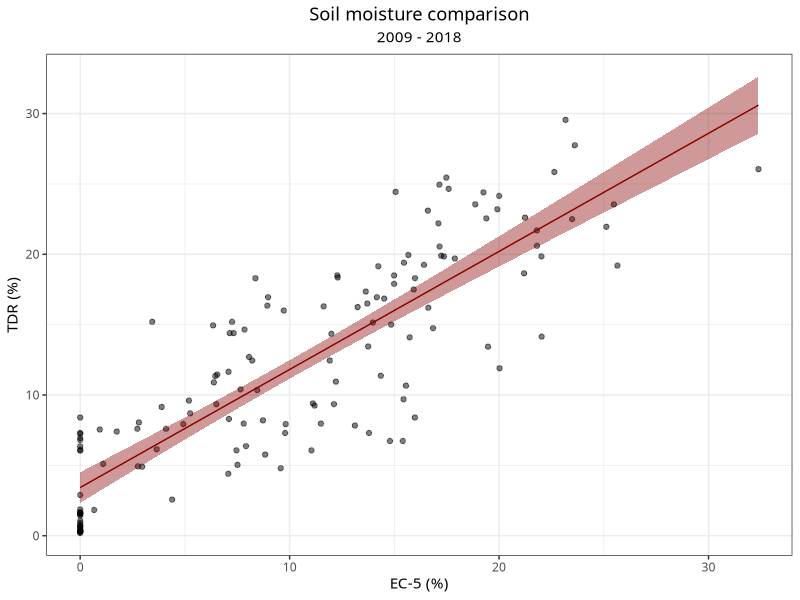
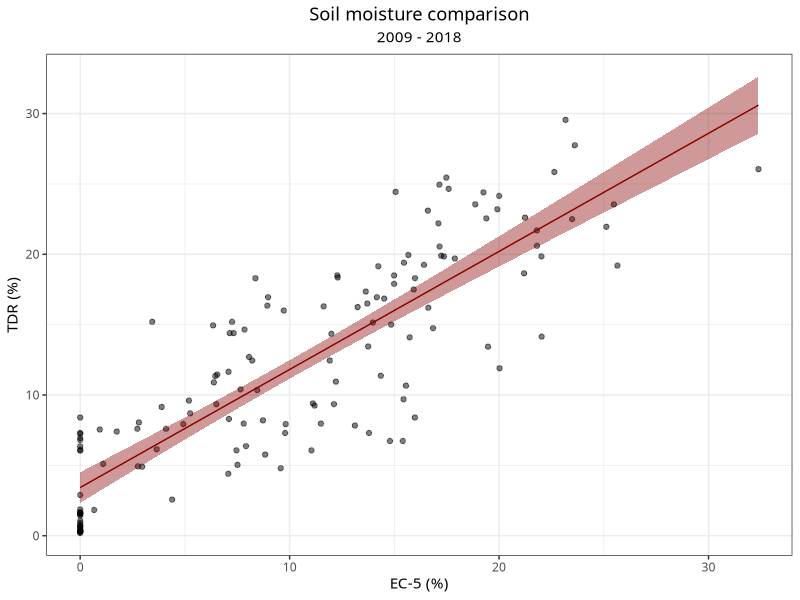

Write the R code that produced these figures, in order.
#loading libraries
library(tidyverse)

#loading data
df <- read.table(
  file = "data/ec5_vs_tdr.csv",
  sep = ";",
  header = TRUE
)

#regression model
m <- lm(
  formula = tdr ~ ec5,
  data = df
  )

#confidence intervals
m.conf <- confint(m)

#summary
summary(m)

#plot
ggplot(data = df) + 
  aes(
    y = tdr,
    x = ec5
  ) + 
  geom_point(alpha = 0.5) + 
  geom_smooth(method = "lm", formula = y ~ x, fill = "red4", color = "red4", size = 0.5) + 
  theme_bw(base_family = 6) + 
  labs(x = "EC-5 (%)", y = "TDR (%)", title = "Soil moisture comparison", subtitle = "2009 - 2018") + 
  theme(plot.title = element_text(hjust = 0.5), plot.subtitle = element_text(hjust = 0.5))

ggsave(filename = "regression_plot.png", width = 9, height = 6, units = "cm", dpi = 600)
  